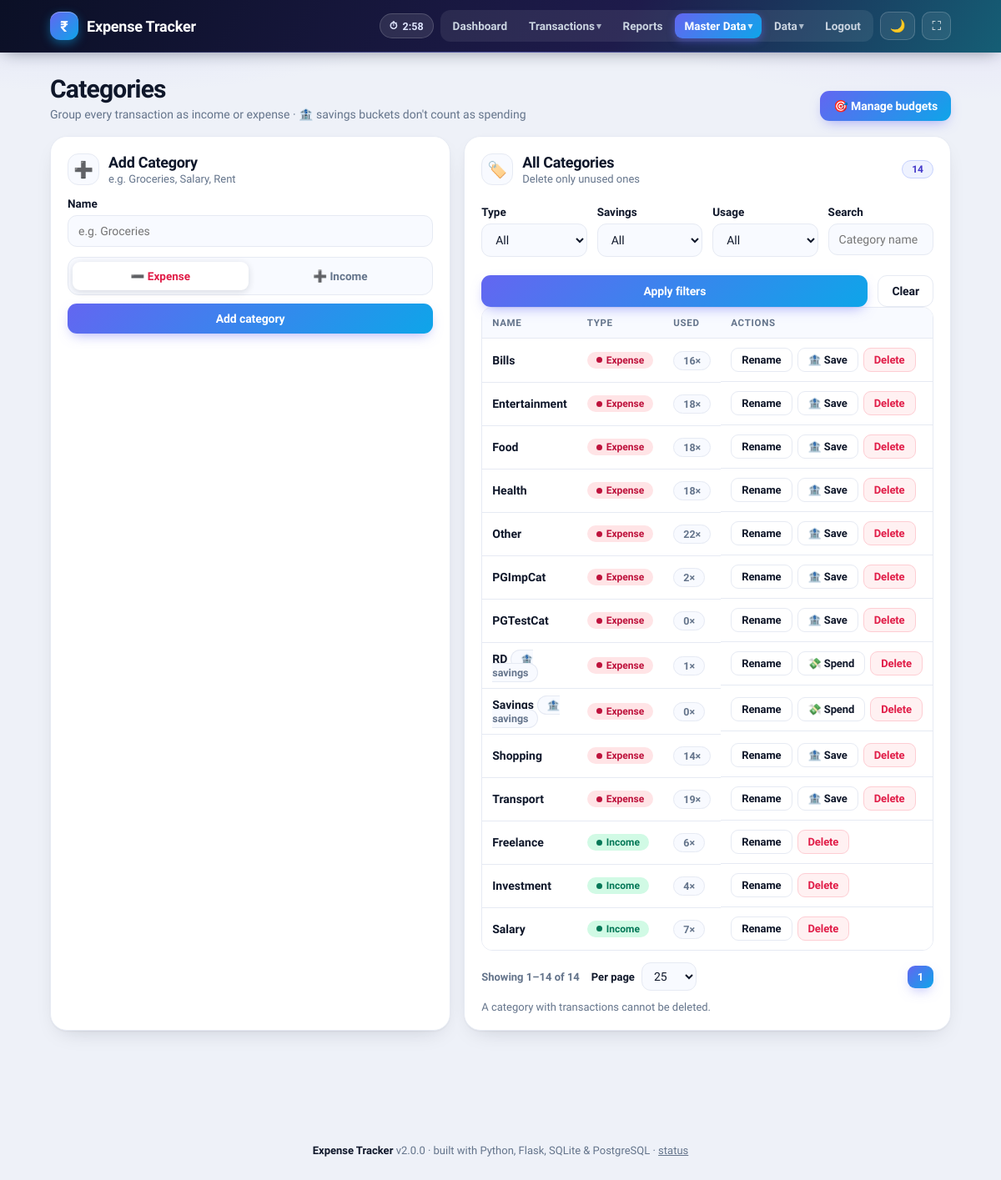
Page /categories (signed in) on the committed database.
### tables this page shows
CREATE TABLE categories (
            id INTEGER PRIMARY KEY AUTOINCREMENT,
            name TEXT UNIQUE NOT NULL,
            type TEXT NOT NULL CHECK (type IN ('income','expense'))
        , is_savings INTEGER DEFAULT 0);

### app/modules/categories/controllers.py (the view, shortened to what this page needs)
@bp.route("/categories", methods=["GET", "POST"])
def index():
    db = get_db()
    f_type, f_savings, f_usage, f_search, where, args = models.filter_query(
        request.args.get("type", "all"),
        request.args.get("savings", "all"),
        request.args.get("usage", "all"),
        request.args.get("q", ""))
    total = models.count_filtered(db, where, args)
    page, per_page, total_pages, offset = paginate(
        total, request.args.get("page"), request.args.get("per_page"))
    return render_template("categories/list.html",
                           categories=models.page_filtered(db, where, args, per_page, offset),
                           usage=models.usage_counts(db),
                           f_type=f_type, f_savings=f_savings,
                           f_usage=f_usage, f_search=f_search,
                           page=page, per_page=per_page, total=total,
                           total_pages=total_pages,
                           start=offset + 1 if total else 0,
                           end=min(offset + per_page, total),
                           pages=page_window(page, total_pages))

### app/db.py (called while the page is built, shortened)
def _sqlite_row_factory(cursor, values):
    fields = [d[0] for d in cursor.description] if cursor.description else []
    return Row(zip(fields, values))

def _ensure_db_dir(db_path):
    parent = os.path.dirname(os.path.abspath(db_path))
    if parent and not os.path.isdir(parent):
        os.makedirs(parent, exist_ok=True)

def resolve_engine(config):
    raw = (config.get("DB_TYPE") or "").strip().lower()
    if raw in ("", "auto"):
        return "pg" if config.get("DATABASE_URL") else "sqlite"

def connect(config):
    engine = resolve_engine(config)
    path = config["EXPENSE_DB"]
    _ensure_db_dir(path)
    raw = sqlite3.connect(path)
    raw.row_factory = _sqlite_row_factory
    raw.execute("PRAGMA foreign_keys = ON")
    return Connection(raw, "sqlite")

def get_db():
    if "db" not in g:
        g.db = connect(current_app.config)
    return g.db

    def __getitem__(self, key):
        if isinstance(key, int):
            return tuple(self.values())[key]
        return super().__getitem__(key)

    def fetchone(self):
        return self._cur.fetchone()

    def fetchall(self):
        return self._cur.fetchall()

    def execute(self, sql, params=()):
        if self.engine == "pg":
            sql = to_pg(sql)
        return _Cursor(self._raw.execute(sql, params))

    def close(self):
        self._raw.close()

### app/helpers.py (called while the page is built)
def paginate(total, page_raw=None, per_page_raw=None, default=PER_PAGE_DEFAULT):
    try:
        per_page = int(per_page_raw)
    except (ValueError, TypeError):
        per_page = default
    if per_page not in PER_PAGE_CHOICES:
        per_page = default if default in PER_PAGE_CHOICES else PER_PAGE_DEFAULT
    total_pages = max(1, -(-total // per_page))
    try:
        page = int(page_raw)
    except (ValueError, TypeError):
        page = 1
    page = max(1, min(page, total_pages))
    return page, per_page, total_pages, (page - 1) * per_page

def page_window(page, total_pages):
    out = []
    for p in range(1, total_pages + 1):
        if p == 1 or p == total_pages or abs(p - page) <= 2:
            out.append(p)
        elif out[-1] is not None:
            out.append(None)
    return out

### app/modules/auth/controllers.py (called while the page is built)
def _default_timeout():
    try:
        return int(current_app.config.get("SESSION_TIMEOUT_MINUTES", _DEFAULT_TIMEOUT)
                   or _DEFAULT_TIMEOUT)
    except (RuntimeError, ValueError, TypeError):
        return _DEFAULT_TIMEOUT

### app/modules/auth/models.py (called while the page is built)
def get_user(db, username):
    return db.execute("SELECT * FROM users WHERE username=?", (username or "",)).fetchone()

### app/modules/categories/templates/categories/list.html (shortened to what this page needs)
{% extends "base.html" %}
{% macro cat_url(p) %}{{ url_for('categories.index', type=f_type, savings=f_savings, usage=f_usage, q=f_search, per_page=per_page, page=p) }}{% endmacro %}
{% block content %}
<div class="page-head">
  <div>
    <h1>Categories</h1>
    <p class="sub">Group every transaction as income or expense · 🏦 savings buckets don't count as spending</p>
  </div>
  <a class="btn primary" href="{{ url_for('budgets.index') }}">🎯 Manage budgets</a>
</div>
<div class="grid two">
  <section class="panel">
    <div class="panel-head">
      <span class="pic">➕</span>
      <div><h2>Add Category</h2><p>e.g. Groceries, Salary, Rent</p></div>
    </div>
    {% if is_admin %}
    <form method="post">
    <label>Name<input type="text" name="name" required maxlength="50" placeholder="e.g. Groceries"></label>
      <div class="segment">
        <label><input type="radio" name="type" value="expense" checked> ➖ Expense</label>
        <label><input type="radio" name="type" value="income"> ➕ Income</label>
      </div>
      <button class="btn primary block" type="submit">Add category</button>
    </form>
    {% else %}
    <p class="hint">View-only access — categories are managed by admins.</p>
    {% endif %}
  </section>
  <section class="panel">
    <div class="panel-head">
      <span class="pic">🏷️</span>
      <div><h2>All Categories</h2><p>Delete only unused ones</p></div>
      <span class="count-pill">{{ total }}</span>
    </div>
    <form method="get" action="{{ url_for('categories.index') }}" class="filters">
      <div class="row">
        <label>Type
          <select name="type">
            <option value="all" {% if f_type=='all' %}selected{% endif %}>All</option>
          </select>
        </label>
        <label>Savings
          <select name="savings">
            <option value="all" {% if f_savings=='all' %}selected{% endif %}>All</option>
          </select>
        </label>
        <label>Usage
          <select name="usage">
            <option value="all" {% if f_usage=='all' %}selected{% endif %}>All</option>
          </select>
        </label>
        <label>Search<input type="text" name="q" value="{{ f_search }}" placeholder="Category name"></label>
      </div>
      <div class="row" style="margin-top:12px">
        <button class="btn primary" type="submit" style="flex:1">Apply filters</button>
        <a class="btn ghost" href="{{ url_for('categories.index') }}">Clear</a>
      </div>
    </form>
    <div class="table-wrap"><table>
      <thead><tr><th>Name</th><th>Type</th><th>Used</th><th>Actions</th></tr></thead>
      <tbody>
      {% for c in categories %}
        <tr>
          <td class="cat-name">{{ c['name'] }}
            {% if c['is_savings'] %}<span class="usage-pill" title="Excluded from spending totals">🏦 savings</span>{% endif %}</td>
          <td><span class="badge {{ c['type'] }}">{{ c['type'] }}</span></td>
          <td><span class="usage-pill">{{ usage.get(c['id'], 0) }}×</span></td>
          <td class="actions">
            <a class="btn small" href="{{ url_for('categories.edit', cat_id=c['id']) }}">Rename</a>
            {% if c['type'] == 'expense' %}
            <form method="post" action="{{ url_for('categories.toggle_savings', cat_id=c['id']) }}" title="{{ 'Unflag as savings' if c['is_savings'] else 'Flag as savings bucket (excluded from spending)' }}">
              <button class="btn small {% if not c['is_savings'] %}ghost{% endif %}" type="submit">{{ '💸 Spend' if c['is_savings'] else '🏦 Save' }}</button>
            </form>
            {% endif %}
            <form method="post" action="{{ url_for('categories.delete', cat_id=c['id']) }}" onsubmit="return confirm('Delete category {{ c['name'] }}?')">
              <button class="btn small danger" type="submit">Delete</button>
            </form>
          </td>
        </tr>
      {% endfor %}
      </tbody>
    </table></div>
    <div class="pager">
      <span class="pager-info">Showing {{ start }}–{{ end }} of {{ total }}</span>
      <form method="get" action="{{ url_for('categories.index') }}" class="per-page">
        <label>Per page
          <select name="per_page" onchange="this.form.submit()">
            {% for n in [10, 25, 50, 100] %}
            <option value="{{ n }}" {% if per_page == n %}selected{% endif %}>{{ n }}</option>
            {% endfor %}
          </select>
        </label>
      </form>
      <div class="pager-links">
        {% for p in pages %}
          {% if p %}
          <a class="btn small {% if p == page %}primary{% endif %}" href="{{ cat_url(p) }}">{{ p }}</a>
          {% else %}
          <span class="ellipsis">…</span>
          {% endif %}
        {% endfor %}
      </div>
    </div>
    <p class="hint">A category with transactions cannot be deleted.</p>
  </section>
</div>
{% endblock %}

### rows in the picture
categories: name "Bills", type "Expense", get "16", is_savings "🏦 Save"
categories: name "Entertainment", type "Expense", get "18", is_savings "🏦 Save"
categories: name "Food", type "Expense", get "18", is_savings "🏦 Save"
categories: name "Health", type "Expense", get "18", is_savings "🏦 Save"
categories: name "Other", type "Expense", get "22", is_savings "🏦 Save"
categories: name "PGImpCat", type "Expense", get "2", is_savings "🏦 Save"
categories: name "PGTestCat", type "Expense", get "0", is_savings "🏦 Save"
categories: name "RD", shows "🏦 savings", type "Expense", get "1", is_savings "💸 Spend"
categories: name "Savings", shows "🏦 savings", type "Expense", get "0", is_savings "💸 Spend"
categories: name "Shopping", type "Expense", get "14", is_savings "🏦 Save"
categories: name "Transport", type "Expense", get "19", is_savings "🏦 Save"
categories: name "Freelance", type "Income", get "6"
categories: name "Investment", type "Income", get "4"
categories: name "Salary", type "Income", get "7"

### other values in the picture
{{ total }} "14"
{{ start }} "1"
{{ end }} "14"
{{ p }} "1"
{{ app_version }} "2.0.0"
form field per_page "25"
